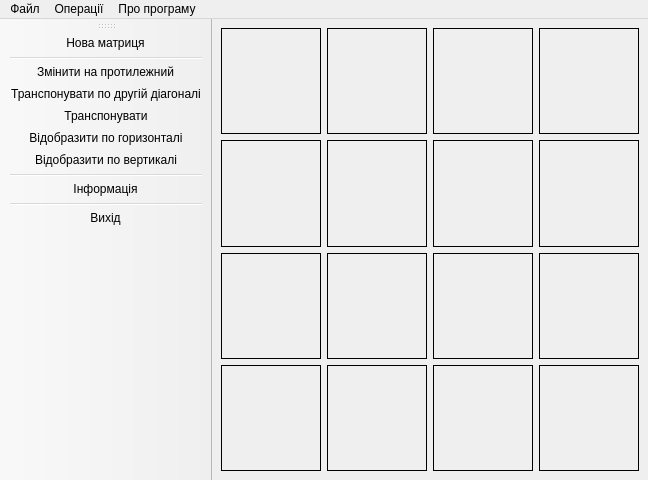
<?xml version="1.0" encoding="UTF-8"?>
<ui version="4.0">
 <class>MainWindow</class>
 <widget class="QMainWindow" name="MainWindow">
  <property name="enabled">
   <bool>true</bool>
  </property>
  <property name="geometry">
   <rect>
    <x>0</x>
    <y>0</y>
    <width>484</width>
    <height>480</height>
   </rect>
  </property>
  <property name="sizePolicy">
   <sizepolicy hsizetype="Minimum" vsizetype="Minimum">
    <horstretch>0</horstretch>
    <verstretch>0</verstretch>
   </sizepolicy>
  </property>
  <property name="maximumSize">
   <size>
    <width>800</width>
    <height>16777215</height>
   </size>
  </property>
  <property name="font">
   <font>
    <kerning>true</kerning>
   </font>
  </property>
  <property name="windowTitle">
   <string>MatriX</string>
  </property>
  <property name="windowIcon">
   <iconset resource="RESOURCE.qrc">
    <normaloff>:/new/prefix1/src/25617.png</normaloff>:/new/prefix1/src/25617.png</iconset>
  </property>
  <widget class="QWidget" name="centralwidget">
   <property name="sizePolicy">
    <sizepolicy hsizetype="Preferred" vsizetype="Preferred">
     <horstretch>0</horstretch>
     <verstretch>0</verstretch>
    </sizepolicy>
   </property>
   <property name="minimumSize">
    <size>
     <width>0</width>
     <height>0</height>
    </size>
   </property>
   <layout class="QGridLayout" name="gridLayout">
    <item row="2" column="0">
     <widget class="QLabel" name="label20">
      <property name="frameShape">
       <enum>QFrame::Box</enum>
      </property>
      <property name="text">
       <string/>
      </property>
      <property name="scaledContents">
       <bool>true</bool>
      </property>
     </widget>
    </item>
    <item row="2" column="2">
     <widget class="QLabel" name="label22">
      <property name="frameShape">
       <enum>QFrame::Box</enum>
      </property>
      <property name="text">
       <string/>
      </property>
      <property name="scaledContents">
       <bool>true</bool>
      </property>
     </widget>
    </item>
    <item row="3" column="2">
     <widget class="QLabel" name="label32">
      <property name="frameShape">
       <enum>QFrame::Box</enum>
      </property>
      <property name="text">
       <string/>
      </property>
      <property name="scaledContents">
       <bool>true</bool>
      </property>
     </widget>
    </item>
    <item row="0" column="0">
     <widget class="QLabel" name="label00">
      <property name="enabled">
       <bool>true</bool>
      </property>
      <property name="minimumSize">
       <size>
        <width>100</width>
        <height>100</height>
       </size>
      </property>
      <property name="frameShape">
       <enum>QFrame::Box</enum>
      </property>
      <property name="text">
       <string/>
      </property>
      <property name="scaledContents">
       <bool>true</bool>
      </property>
     </widget>
    </item>
    <item row="0" column="1">
     <widget class="QLabel" name="label01">
      <property name="minimumSize">
       <size>
        <width>100</width>
        <height>100</height>
       </size>
      </property>
      <property name="frameShape">
       <enum>QFrame::Box</enum>
      </property>
      <property name="text">
       <string/>
      </property>
      <property name="scaledContents">
       <bool>true</bool>
      </property>
     </widget>
    </item>
    <item row="2" column="1">
     <widget class="QLabel" name="label21">
      <property name="frameShape">
       <enum>QFrame::Box</enum>
      </property>
      <property name="text">
       <string/>
      </property>
      <property name="scaledContents">
       <bool>true</bool>
      </property>
     </widget>
    </item>
    <item row="2" column="3">
     <widget class="QLabel" name="label23">
      <property name="frameShape">
       <enum>QFrame::Box</enum>
      </property>
      <property name="text">
       <string/>
      </property>
      <property name="scaledContents">
       <bool>true</bool>
      </property>
     </widget>
    </item>
    <item row="0" column="2">
     <widget class="QLabel" name="label02">
      <property name="minimumSize">
       <size>
        <width>100</width>
        <height>100</height>
       </size>
      </property>
      <property name="frameShape">
       <enum>QFrame::Box</enum>
      </property>
      <property name="text">
       <string/>
      </property>
      <property name="scaledContents">
       <bool>true</bool>
      </property>
     </widget>
    </item>
    <item row="3" column="1">
     <widget class="QLabel" name="label31">
      <property name="frameShape">
       <enum>QFrame::Box</enum>
      </property>
      <property name="text">
       <string/>
      </property>
      <property name="scaledContents">
       <bool>true</bool>
      </property>
     </widget>
    </item>
    <item row="3" column="3">
     <widget class="QLabel" name="label33">
      <property name="frameShape">
       <enum>QFrame::Box</enum>
      </property>
      <property name="text">
       <string/>
      </property>
      <property name="scaledContents">
       <bool>true</bool>
      </property>
     </widget>
    </item>
    <item row="3" column="0">
     <widget class="QLabel" name="label30">
      <property name="frameShape">
       <enum>QFrame::Box</enum>
      </property>
      <property name="text">
       <string/>
      </property>
      <property name="scaledContents">
       <bool>true</bool>
      </property>
     </widget>
    </item>
    <item row="0" column="3">
     <widget class="QLabel" name="label03">
      <property name="minimumSize">
       <size>
        <width>100</width>
        <height>100</height>
       </size>
      </property>
      <property name="frameShape">
       <enum>QFrame::Box</enum>
      </property>
      <property name="text">
       <string/>
      </property>
      <property name="scaledContents">
       <bool>true</bool>
      </property>
     </widget>
    </item>
    <item row="1" column="0">
     <widget class="QLabel" name="label10">
      <property name="frameShape">
       <enum>QFrame::Box</enum>
      </property>
      <property name="text">
       <string/>
      </property>
      <property name="scaledContents">
       <bool>true</bool>
      </property>
     </widget>
    </item>
    <item row="1" column="1">
     <widget class="QLabel" name="label11">
      <property name="frameShape">
       <enum>QFrame::Box</enum>
      </property>
      <property name="text">
       <string/>
      </property>
      <property name="scaledContents">
       <bool>true</bool>
      </property>
     </widget>
    </item>
    <item row="1" column="2">
     <widget class="QLabel" name="label12">
      <property name="frameShape">
       <enum>QFrame::Box</enum>
      </property>
      <property name="text">
       <string/>
      </property>
      <property name="scaledContents">
       <bool>true</bool>
      </property>
     </widget>
    </item>
    <item row="1" column="3">
     <widget class="QLabel" name="label13">
      <property name="frameShape">
       <enum>QFrame::Box</enum>
      </property>
      <property name="text">
       <string/>
      </property>
      <property name="scaledContents">
       <bool>true</bool>
      </property>
     </widget>
    </item>
   </layout>
  </widget>
  <widget class="QMenuBar" name="menubar">
   <property name="geometry">
    <rect>
     <x>0</x>
     <y>0</y>
     <width>484</width>
     <height>22</height>
    </rect>
   </property>
   <widget class="QMenu" name="menu">
    <property name="title">
     <string>Файл</string>
    </property>
    <addaction name="action"/>
    <addaction name="action_2"/>
   </widget>
   <widget class="QMenu" name="menu_2">
    <property name="title">
     <string>Операції</string>
    </property>
    <addaction name="action_3"/>
    <addaction name="action_4"/>
    <addaction name="action_5"/>
    <addaction name="action_6"/>
    <addaction name="action_8"/>
   </widget>
   <widget class="QMenu" name="menu_3">
    <property name="title">
     <string>Про програму</string>
    </property>
    <addaction name="action_7"/>
   </widget>
   <addaction name="menu"/>
   <addaction name="menu_2"/>
   <addaction name="menu_3"/>
  </widget>
  <widget class="QToolBar" name="toolBar_2">
   <property name="windowTitle">
    <string>toolBar_2</string>
   </property>
   <attribute name="toolBarArea">
    <enum>LeftToolBarArea</enum>
   </attribute>
   <attribute name="toolBarBreak">
    <bool>false</bool>
   </attribute>
   <addaction name="action_2"/>
   <addaction name="separator"/>
   <addaction name="action_8"/>
   <addaction name="action_6"/>
   <addaction name="action_3"/>
   <addaction name="action_4"/>
   <addaction name="action_5"/>
   <addaction name="separator"/>
   <addaction name="action_7"/>
   <addaction name="separator"/>
   <addaction name="action"/>
  </widget>
  <action name="action">
   <property name="icon">
    <iconset resource="RESOURCE.qrc">
     <normaloff>:/new/prefix1/src/exit1.png</normaloff>:/new/prefix1/src/exit1.png</iconset>
   </property>
   <property name="text">
    <string>Вихід</string>
   </property>
  </action>
  <action name="action_2">
   <property name="icon">
    <iconset resource="RESOURCE.qrc">
     <normaloff>:/new/prefix1/src/new.png</normaloff>:/new/prefix1/src/new.png</iconset>
   </property>
   <property name="text">
    <string>Нова матриця</string>
   </property>
  </action>
  <action name="action_3">
   <property name="icon">
    <iconset resource="RESOURCE.qrc">
     <normaloff>:/new/prefix1/src/3.png</normaloff>:/new/prefix1/src/3.png</iconset>
   </property>
   <property name="text">
    <string>Транспонувати</string>
   </property>
  </action>
  <action name="action_4">
   <property name="icon">
    <iconset resource="RESOURCE.qrc">
     <normaloff>:/new/prefix1/src/1.png</normaloff>:/new/prefix1/src/1.png</iconset>
   </property>
   <property name="text">
    <string>Відобразити по горизонталі</string>
   </property>
  </action>
  <action name="action_5">
   <property name="icon">
    <iconset resource="RESOURCE.qrc">
     <normaloff>:/new/prefix1/src/2.png</normaloff>:/new/prefix1/src/2.png</iconset>
   </property>
   <property name="text">
    <string>Відобразити по вертикалі</string>
   </property>
  </action>
  <action name="action_6">
   <property name="icon">
    <iconset resource="RESOURCE.qrc">
     <normaloff>:/new/prefix1/src/4.png</normaloff>:/new/prefix1/src/4.png</iconset>
   </property>
   <property name="text">
    <string>Транспонувати по другій діагоналі</string>
   </property>
  </action>
  <action name="action_7">
   <property name="icon">
    <iconset resource="RESOURCE.qrc">
     <normaloff>:/new/prefix1/src/about.png</normaloff>:/new/prefix1/src/about.png</iconset>
   </property>
   <property name="text">
    <string>Інформація</string>
   </property>
  </action>
  <action name="action_8">
   <property name="icon">
    <iconset resource="RESOURCE.qrc">
     <normaloff>:/new/prefix1/src/5.png</normaloff>:/new/prefix1/src/5.png</iconset>
   </property>
   <property name="text">
    <string>Змінити на протилежний</string>
   </property>
  </action>
 </widget>
 <resources>
  <include location="RESOURCE.qrc"/>
 </resources>
 <connections/>
</ui>
